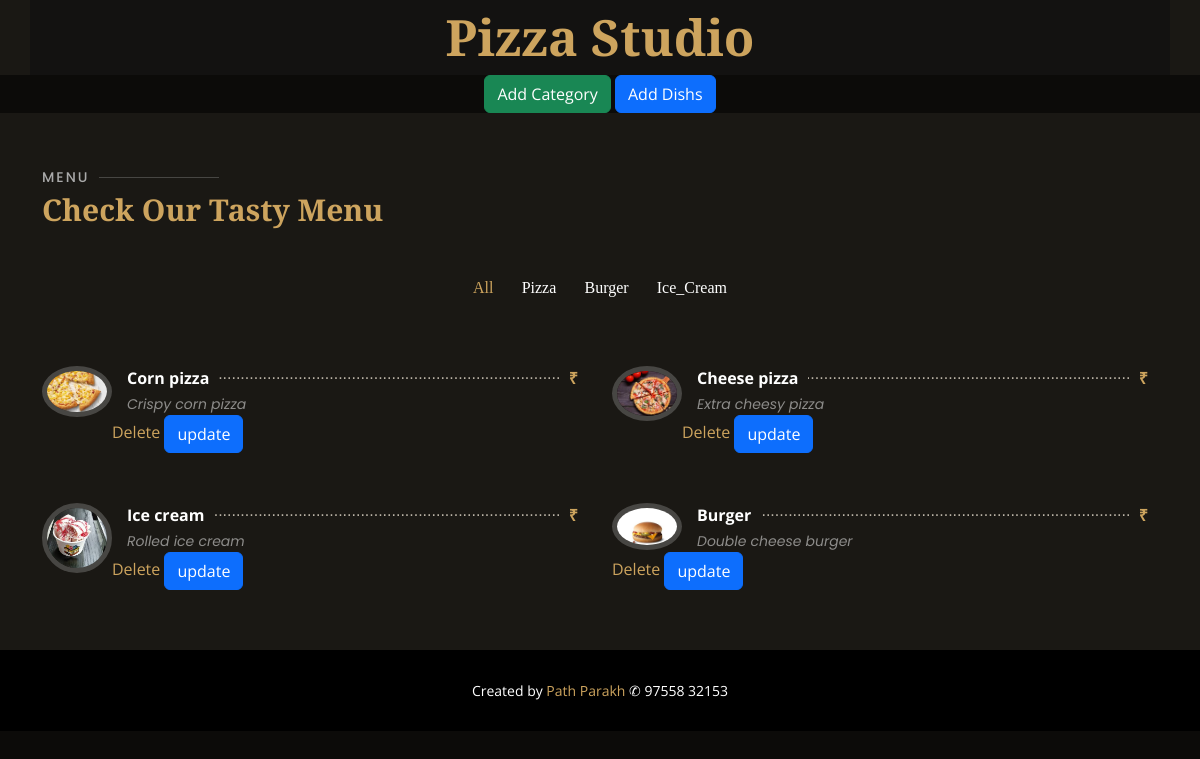
The page /category on the database its author committed.
### card/models.py (models this page shows, shortened)
class group(models.Model):
    id = models.AutoField
    dish_category = models.CharField(max_length=255)

class dish(models.Model):
    id = models.AutoField(primary_key=True)
    dish_id = models.IntegerField(null=True)
    dish_name = models.CharField(max_length=255, blank=True, null=True)
    dish_category = models.CharField(max_length=255, blank=True, null=True)
    dish_size_large = models.CharField(max_length=255)
    dish_size_large_price = models.CharField(max_length=255, blank=True, null=True)
    dish_size_regular = models.CharField(max_length=255)
    dish_size_regular_price = models.CharField(max_length=255, blank=True, null=True)
    dish_size_small = models.CharField(max_length=255)
    dish_size_small_price = models.CharField(max_length=255, blank=True, null=True)
    dish_image = models.ImageField(upload_to='media')
    dish_description = models.CharField(max_length=255, blank=True, null=True)

### card/views.py (the view)
# urls.py: path('category', views.category, name="category"),
def category(request):
    dishs = dish.objects.all()
    owners = owner.objects.all()
    groups = group.objects.all()
    if request.method == "POST":
        dish_get = request.POST.get('dish_category')
        get_category = dish_get.lower()
        dish_category = get_category.replace(" ", "_")
        item = group(dish_category = dish_category)
        item.save()
    params = {'dish': dishs, 'owner': owners, 'group': groups}
    return render(request, "card/check.html", params)

### card/templates/card/check.html (shortened to what this page needs)
{% load static %}
<!DOCTYPE html>
<html lang="en">
<head>
    <link href="{% static 'card/assets/vendor/animate.css/animate.min.css' %}" rel="stylesheet">
    <link href="{% static 'card/assets/vendor/aos/aos.css' %}" rel="stylesheet">
    <link href="{% static 'card/assets/vendor/bootstrap/css/bootstrap.min.css' %}" rel="stylesheet">
    <link href="{% static 'card/assets/vendor/bootstrap-icons/bootstrap-icons.css' %}" rel="stylesheet">
    <link href="{% static 'card/assets/vendor/boxicons/css/boxicons.min.css' %}" rel="stylesheet">
    <link href="{% static 'card/assets/vendor/glightbox/css/glightbox.min.css' %}" rel="stylesheet">
    <link href="{% static 'card/assets/vendor/swiper/swiper-bundle.min.css' %}" rel="stylesheet">
    <link href="{% static 'card/assets/css/style.css' %}" rel="stylesheet">
</head>
<body>
    <div id="main_body">
        <div style='background: #1a1814'>
            <div class="container text-center" style='background: #111111bd'>
                <div
                    style='font-size: 50px !important;color: #cda45e !important;font-size:36px;font-weight: 700;font-family: "Playfair Display", serif;'>
                    Pizza Studio
                </div>
            </div>
        </div>
        <main id="main">
            <div class="container text-center">
                <button class="btn btn-success" onclick="category()">Add Category</button>
                <button class="btn btn-primary" onclick="dish()">Add Dishs</button>
            </div>
            <section id="menu" class="menu section-bg">
                <div class="container" data-aos="fade-up">
                    <div class="section-title">
                        <h2>Menu</h2>
                        <p style="font-size:30px !important">Check Our Tasty Menu</p>
                    </div>
                    <div class="row" data-aos="fade-up" data-aos-delay="100">
                        <div class="col-lg-12 d-flex justify-content-center">
                            <ul id="menu-flters">
                                <li data-filter="*" class="filter-active">All</li>
                                {% for groups in group %}
                                <li data-filter=".filter-{{groups.dish_category}}">{{groups.dish_category|title }}</li>
                                {% endfor %}
                            </ul>
                        </div>
                    </div>
                    <div class="row menu-container" data-aos="fade-up" data-aos-delay="200">
                        {% for dishs in dish %}
                        <div class="col-lg-6 menu-item filter-starters">
                            {% if dishs.dish_image != '' %}
                            <img src="media/{{ dishs.dish_image }}" class="menu-img" alt="">
                            {% endif %}
                            <div class="menu-content mb-1">
                                <a href="#">{{dishs.dish_name}}</a><span>₹{{dishs.dish_price}}</span>
                            </div>
                            <div class="menu-ingredients">
                                {{dishs.dish_description}}
                            </div>
                            <a href="delete/{{dishs.id}}">Delete</a>
                            <button class="btn btn-primary" id='updat' onclick="updat('{{ dishs.id }}')">update</button>
                        </div>
                        {% endfor %}
                    </div>
                </div>
            </section>
        </main>
        <footer id="footer">
            <div class="container">
                <div class="copyright">
                    Created by <a href="https://bootstrapmade.com/">Path Parakh</a> ✆ 97558 32153
                </div>
            </div>
        </footer>
    </div>
</body>
</html>

### card/static/card/assets/css/style.css (style rules this page uses)
body { font-family: "Open Sans", sans-serif; background: #0c0b09; color: #fff; }
a { color: #cda45e; text-decoration: none; }
h1, h2, h3, h4, h5, h6 { font-family: "Playfair Display", serif; }
section { padding: 60px 0; overflow: hidden; }
.section-bg { background-color: #1a1814; }
.section-title { padding-bottom: 40px; }
.section-title h2 { font-size: 14px; font-weight: 500; padding: 0; line-height: 1px; margin: 0 0 5px 0; letter-spacing: 2px; text-transform: uppercase; color: #aaaaaa; font-family: "Poppins", sans-serif; }
.section-title h2::after { content: ""; width: 120px; height: 1px; display: inline-block; background: rgba(255, 255, 255, 0.2); margin: 4px 10px; }
.section-title p { margin: 0; margin: 0; font-size: 36px; font-weight: 700; font-family: "Playfair Display", serif; color: #cda45e; }
.menu #menu-flters { padding: 0; margin: 0 auto 0 auto; list-style: none; text-align: center; border-radius: 50px; }
.menu #menu-flters li { cursor: pointer; display: inline-block; padding: 8px 12px 10px 12px; font-size: 16px; font-weight: 500; line-height: 1; color: #fff; margin-bottom: 10px; transition: all ease-in-out 0.3s; border-radius: 50px; font-family: "Playfair Display", serif; }
.menu #menu-flters li:hover, .menu #menu-flters li.filter-active { color: #cda45e; }
.menu #menu-flters li:last-child { margin-right: 0; }
.menu .menu-item { margin-top: 50px; }
.menu .menu-img { width: 70px; border-radius: 50%; float: left; border: 5px solid rgba(255, 255, 255, 0.2); }
.menu .menu-content { margin-left: 85px; overflow: hidden; display: flex; justify-content: space-between; position: relative; }
.menu .menu-content::after { content: "......................................................................""....................................................................""...................................................................."; position: absolute; left: 20px; right: 0; top: -4px; z-index: 1; color: #bab3a6; font-family: Arial, "Helvetica Neue", Helvetica, sans-serif; }
.menu .menu-content a { padding-right: 10px; background: #1a1814; position: relative; z-index: 3; font-weight: 700; color: white; transition: 0.3s; }
.menu .menu-content span { background: #1a1814; position: relative; z-index: 3; padding: 0 10px; font-weight: 600; color: #cda45e; }
.menu .menu-ingredients { margin-left: 85px; font-style: italic; font-size: 14px; font-family: "Poppins", sans-serif; color: rgba(255, 255, 255, 0.5); }
#footer { background: black; padding: 0 0 30px 0; color: #fff; font-size: 14px; }
#footer .copyright { text-align: center; padding-top: 30px; }

### rows shown on the page
group: dish_category "Pizza"
group: dish_category "Burger"
group: dish_category "Ice_Cream"
dish: dish_image (picture), dish_name "Corn pizza", dish_description "Crispy corn pizza"
dish: dish_image (picture), dish_name "Cheese pizza", dish_description "Extra cheesy pizza"
dish: dish_image (picture), dish_name "Ice cream", dish_description "Rolled ice cream"
dish: dish_image (picture), dish_name "Burger", dish_description "Double cheese burger"
